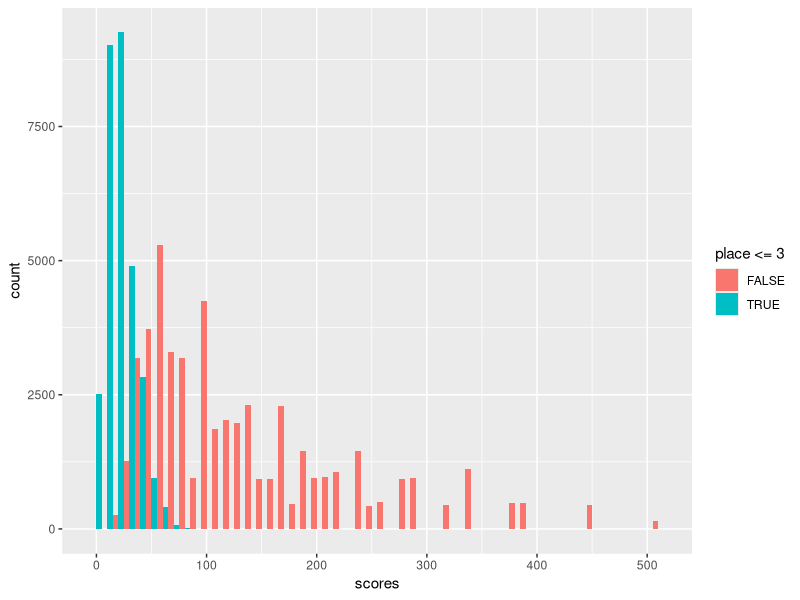
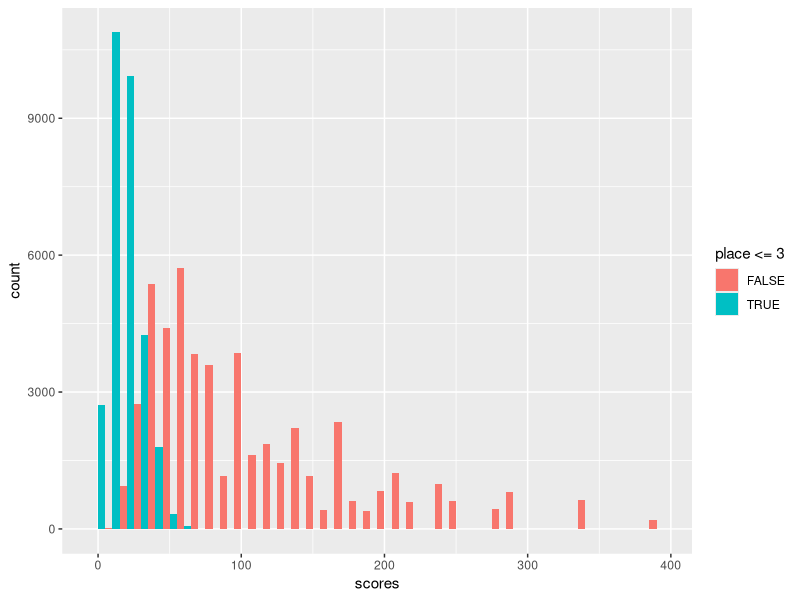
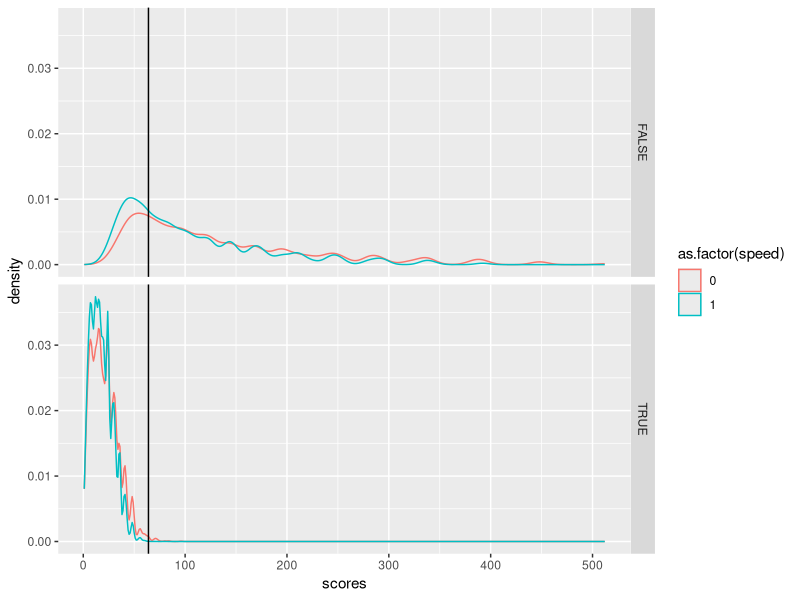

Write R code to recreate these figures, in order.
# libraries
library(ggplot2)
library(tidyverse)

# reproducible
set.seed(1022)

# function to generate a set of scores
scores_rep <- function(n = 8, n_speed) {
  speed <- lead <- boulder <- rep(NA, n)
  
  if(n_speed > 0) {
    n_others <- n - n_speed
    
    # there is a speed specialist in this index. 
    # they should be top in speed and last in the others
    speed[1:n_speed] <- sample(1:n_speed, n_speed)
    lead[1:n_speed] <- sample((n_others + 1):n, n_speed)
    boulder[1:n_speed] <- sample((n_others + 1):n, n_speed)
    
    # non speed specialists are the opposite
    speed[(n_speed + 1):n] <- sample((n_speed + 1):n, n_others)
    lead[(n_speed + 1):n] <- sample(1:n_others, n_others)
    boulder[(n_speed + 1):n] <- sample(1:n_others, n_others)
  } else {
    speed <- sample(1:n, n)
    boulder <- sample(1:n, n)
    lead <- sample(1:n, n)
  }
  speed*boulder*lead # multiplicative rounds
}

# distribution of the scores for a particular place
dsn_place <- function(place, n = 8, B = 1000, cumulative = FALSE, n_speed = 0) {
  # place is which place
  # n is the number of people in the round (finals = 8)
  # B is number of samples
  # cumulative is the indicator of all places <= place
  # s_speed is the numebr of speed specialists in the round
  if(!cumulative) {
    scores_star <- rep(NA, B) 
  } else {
    scores_star <- matrix(NA, nrow = B, ncol = place)
  }
  for(i in 1:B) {
    scores <- scores_rep(n, n_speed)
    if(!cumulative) {
      scores_star[i] <- sort(scores)[place]
    } else {
      scores_star[i,] <- sort(scores)[1:place]
    }
  }
  scores_star
}

# finals scores
B <- 10000
max_place <- 8

scores_samples <- data.frame(dsn_place(max_place, max_place, B, cumulative = TRUE)) %>%
  gather(place, scores, everything()) %>%
  separate(place, into = c("junk", "place"), sep = 1) %>%
  mutate(place = as.numeric(place)) %>%
  select(-junk)

## all scores
ggplot(scores_samples) +
  geom_histogram(aes(scores, fill = place <= 3), binwidth = 10, position = "dodge") ## podium

## with 1 speed specialist in the final
scores_samples_speed <- data.frame(dsn_place(max_place, max_place, B, cumulative = TRUE, n_speed = 1)) %>%
  gather(place, scores, everything()) %>%
  separate(place, into = c("junk", "place"), sep = 1) %>%
  mutate(place = as.numeric(place)) %>%
  select(-junk)

## all scores
ggplot(scores_samples_speed) +
  geom_histogram(aes(scores, fill = place <= 3), binwidth = 10, position = "dodge") ## podium

## compare
scores_samples %>% mutate(speed = 0) %>%
  bind_rows(scores_samples_speed %>% mutate(speed = 1)) %>%
  ggplot() +
  geom_density(aes(scores, color = as.factor(speed))) + ## podium 
  facet_grid(place <= 3 ~.) +
  geom_vline(aes(xintercept = 64)) 


## probability that a speed climber medals
scores_samples %>%
  filter(scores >= 64 & place <= 3)  %>%
  summarise(num = n()) %>%
  as.numeric()/B

## Probability that a speed climber makes it to finals?
## What the is distribution of the number of speed climbers in the final?

## What is a qualifying score in the quali?
## what is a medal score in the final?
quantile(scores_samples_speed %>% filter(place <= 3) %>% .$scores, c(.025, .975))

## what is a gold medal score
quantile(scores_samples_speed %>% filter(place <= 1) %>% .$scores, c(.025, .975))












  


